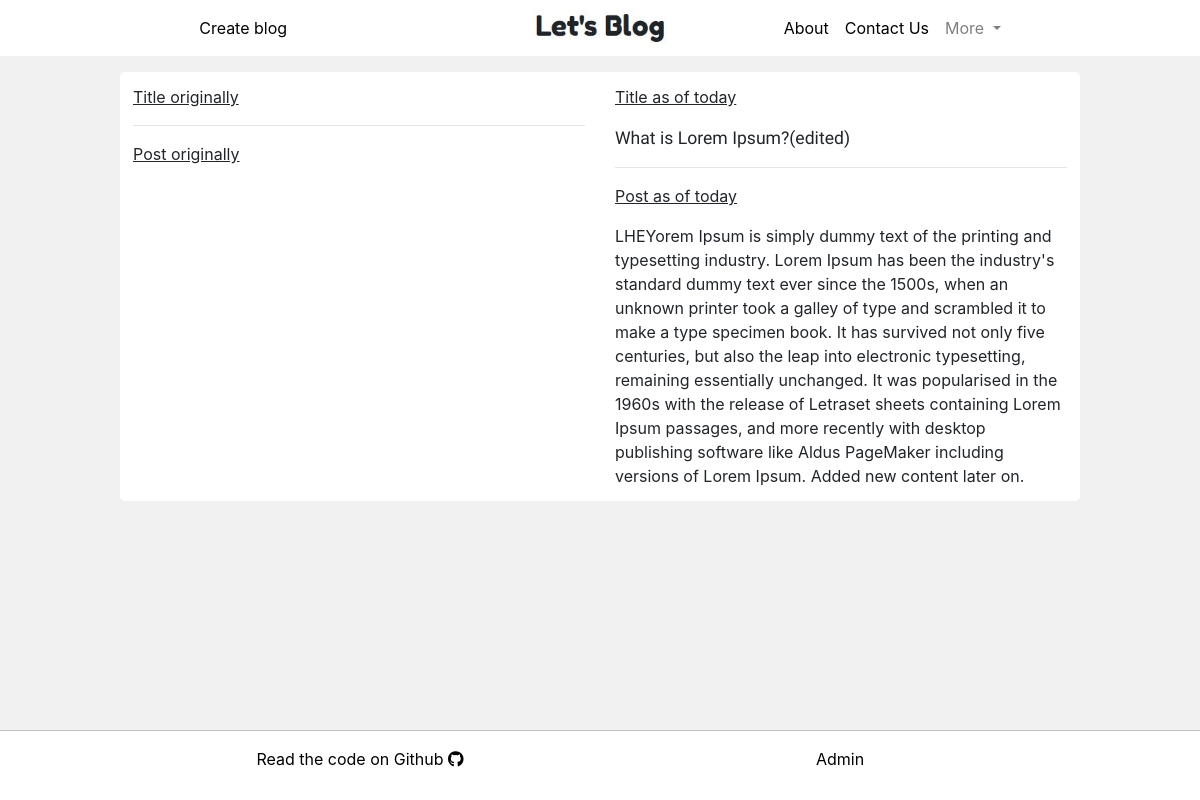
The page /post/1/history (signed in) on the database its author committed.
### blogs_app/models.py (models this page shows, shortened)
class Post_model(models.Model):
    author = models.ForeignKey(Author_model, on_delete=models.CASCADE)
    title_original = models.CharField(max_length=200)
    title_edited = models.CharField(max_length=200, default="")
    body_original = models.TextField()
    body_edited = models.TextField(default="")
    created_on = models.DateTimeField(auto_now_add=True)
    created_on = models.DateTimeField(default=timezone.now())
    modified_on = models.DateTimeField(blank=True, null=True)
    published_on = models.DateTimeField(blank=True, null=True)
    likes = models.PositiveIntegerField(default=0)
    liked_by = models.ManyToManyField(Author_model, related_name="liked_by", blank=True, null=True, default=[])

### blogs_app/views.py (the view)
# urls.py: path('post/<int:pk>/history', DetailPostHistoryView.as_view(), name="history-post"),
class DetailPostHistoryView(LoginRequiredMixin, DetailView):
    login_url = '/login/'
    redirect_field_name = 'next'
    model = Post_model
    template_name = 'blogs_app/post_history.html'
    fields = ['title_original', 'body_original', 'created_on', 'author', 'published_on', 'title_edited', 'body_edited', 'likes']
    def get_context_data(self, **kwargs):
        context = super().get_context_data(**kwargs)
        author = Author_model.objects.filter(post_model=get_object_or_404(Post_model, id=self.kwargs['pk']))[0].author_name
        context['title'] = 'Post by ' + str(author)
        profile_pic = Author_model.objects.filter(author_name=self.request.user)[0].profile_pic
        context['profile_pic'] = profile_pic
        comments = Comment_model.objects.filter(post=self.kwargs['pk']).order_by('-created_on')
        context['comments'] = comments
        return context

### blogs_app/templates/blogs_app/post_history.html (shortened to what this page needs)
{% extends 'system_app/base.html' %}
{% block base_body_block %}
{% load staticfiles %}
<link rel="stylesheet" href="{% static 'blogs_app/post_history.css' %}">
<br><br>
<div class="container post-complete">
  <div class="row">
    <div class="col-md-6">
      <p class="underline">Title originally</p> <hr>
      <p class="underline">Post originally</p>
    </div>
    <div class="col-md-6">
      <p class="underline">Title as of today</p> <span class="post-title">{{ post_model.title_original }}</span><hr>
      <p class="underline">Post as of today</p> <span class="">{{ post_model.body_original }}</span>
    </div>
  </div>
</div>
<br><br>
<br><br>
{% endblock %}

### system_app/static/system_app/base.css (style rules this page uses)
html, body { height: 100%; margin: 0px; }

### blogs_app/static/blogs_app/post_history.css (style rules this page uses)
.post-complete { background-color: white; padding: 13px; border-radius: 5px; }
body { background-color: #f1f1f1; }
.container { width: 80%; }
.post-title { font-family: 'Expletus Sans', cursive; font-size: 1.1em; }
.underline { text-decoration: underline; }

### rows shown on the page
Post_model: title_original "What is Lorem Ipsum?(edited)", body_original "LHEYorem Ipsum is simply dummy text of the printing and typesetting industry. Lorem Ipsum has been the industry's standard dummy text ever since the 1500s, when an unknown printer took a galley of type and scrambled it to make a type specimen book. It has survived not only five centuries, but also the leap into electronic typesetting, remaining essentially unchanged. It was popularised in the 1960s with the release of Letraset sheets containing Lorem Ipsum passages, and more recently with desktop publishing software like Aldus PageMaker including versions of Lorem Ipsum. Added new content later on."
